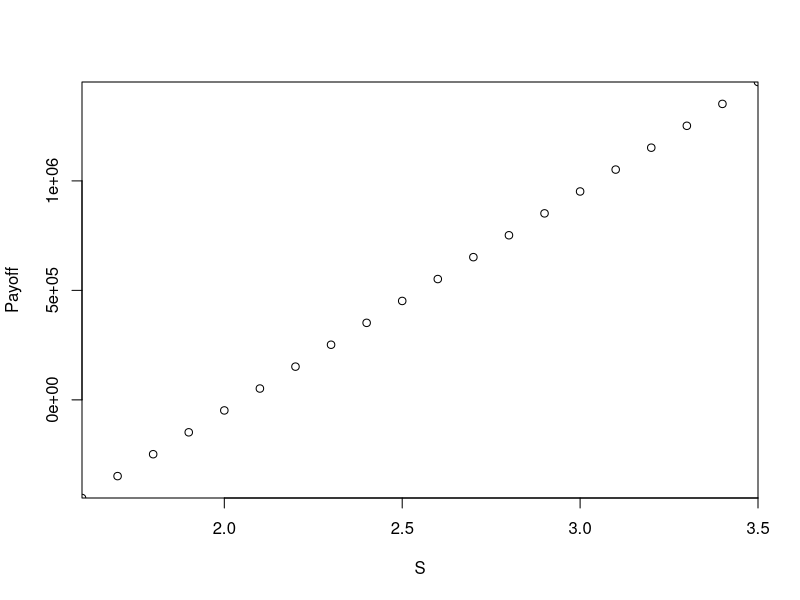

This figure's R source:
## Derivatives


##Fwd Contract Payoff function

###You have taken a long position on GBP 1,000,000 on a 6 Month fwd Contract
###Quote: USD/GBP Bid: 2.0483
###Reference: John C Hull Pg 4 Payoffs from Fwd Contract

lotsize=100000
n=1000000   ## GBP 1M to buy  
contract_reqd=n/lotsize
rate=2.0483 ## Quote 1GBP=2.0483 USD
K=rate*lotsize*contract_reqd ## K is the delivery price
s=2.10 ## is the spot price at time t (in this case 6 months)
St=s*lotsize*contract_reqd ## Transaction amount for 1M GBP
St

Payoff=St-K ##Payoff for a long position

S=c(seq(1.6,3.5,0.1))
length(S)
ST=S*n
Payoff=ST-K
d=data.frame(S,ST,K,Payoff)
d
head(d)
plot(S,Payoff,xaxs='i',yaxs='i')

library(ggplot2)

